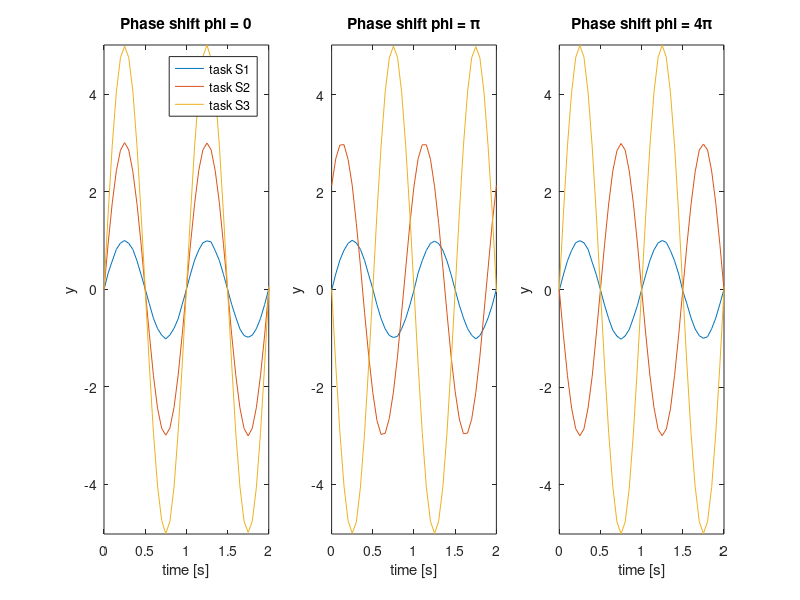

MATLAB code for this plot:
%% plot phase shifted signals

h=figure('Position',[1 1 1400 400]);
   
scale1 = 1;                     % y scaline of signal 1
scale2 = 3;                     % y scaline of signal 2    
scale3 = 5;                     % y scaline of signal 3
t = [0:0.05:10]';               % define time vector
 
phase_shift = [0 0.5 2];       % define phase shift vector

for count = 1:length(phase_shift)
    shift  = phase_shift(count);
    % generate phase shifted data
    y1 = scale1*sin(2*pi*t)+randn([length(t),1])/(100);
    y2 = scale2*sin(2*pi*t+0.25*shift*2*pi)+randn([length(t),1])/(100);
    y3 = scale3*sin(2*pi*t+shift*2*pi)+randn([length(t),1])/(100);
    y = [y1,y2,y3];
    
    subplot(1,3,count)
    plot(t,y);
    axis tight;
    xlabel('time [s]');
    ylabel('y');
    xlim([0 2]);
    
    if count == 1
        legend('task S1','task S2','task S3');
        title('Phase shift phi = 0');
    elseif count == 2
        title('Phase shift phi = \pi');
    elseif count ==3
        title('Phase shift phi = 4\pi');
    end
end